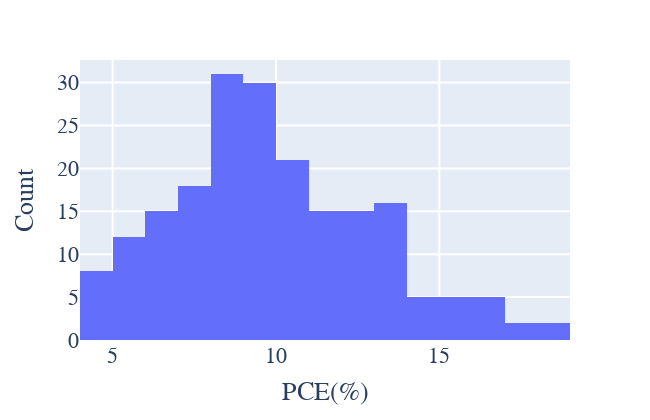

Write notebook code for a chart like this one.
### Code cell
print(df.PCE.describe())
df.PCE.hist()
import plotly.express as px
fig = px.histogram(df, x="PCE")
fig.update_layout(width = 650, height = 420,font = dict(family='Times New Roman',size=22),yaxis= dict(title= 'Count',zeroline= False, gridwidth= 2),xaxis= dict(title= 'PCE(%)',zeroline= False, gridwidth= 2))
fig.show()

### Figure 1 — Plotly figure (JSON) as saved in the notebook; plotly's stock layout.template omitted (floating-point values rounded to 4 significant figures; data arrays with more than 128 entries replaced by an {"elided": "..."} marker saying what was removed)
{"data": [{"alignmentgroup": "True", "bingroup": "x", "hovertemplate": "PCE=%{x}<br>count=%{y}<extra></extra>", "legendgroup": "", "marker": {"color": "#636efa"}, "name": "", "offsetgroup": "", "orientation": "v", "showlegend": false, "type": "histogram", "x": {"elided": "200 float values"}, "xaxis": "x", "yaxis": "y"}], "layout": {"barmode": "relative", "font": {"family": "Times New Roman", "size": 22}, "height": 420, "legend": {"tracegroupgap": 0}, "margin": {"t": 60}, "width": 650, "xaxis": {"anchor": "y", "domain": [0, 1], "gridwidth": 2, "title": {"text": "PCE(%)"}, "zeroline": false}, "yaxis": {"anchor": "x", "domain": [0, 1], "gridwidth": 2, "title": {"text": "Count"}, "zeroline": false}}}
